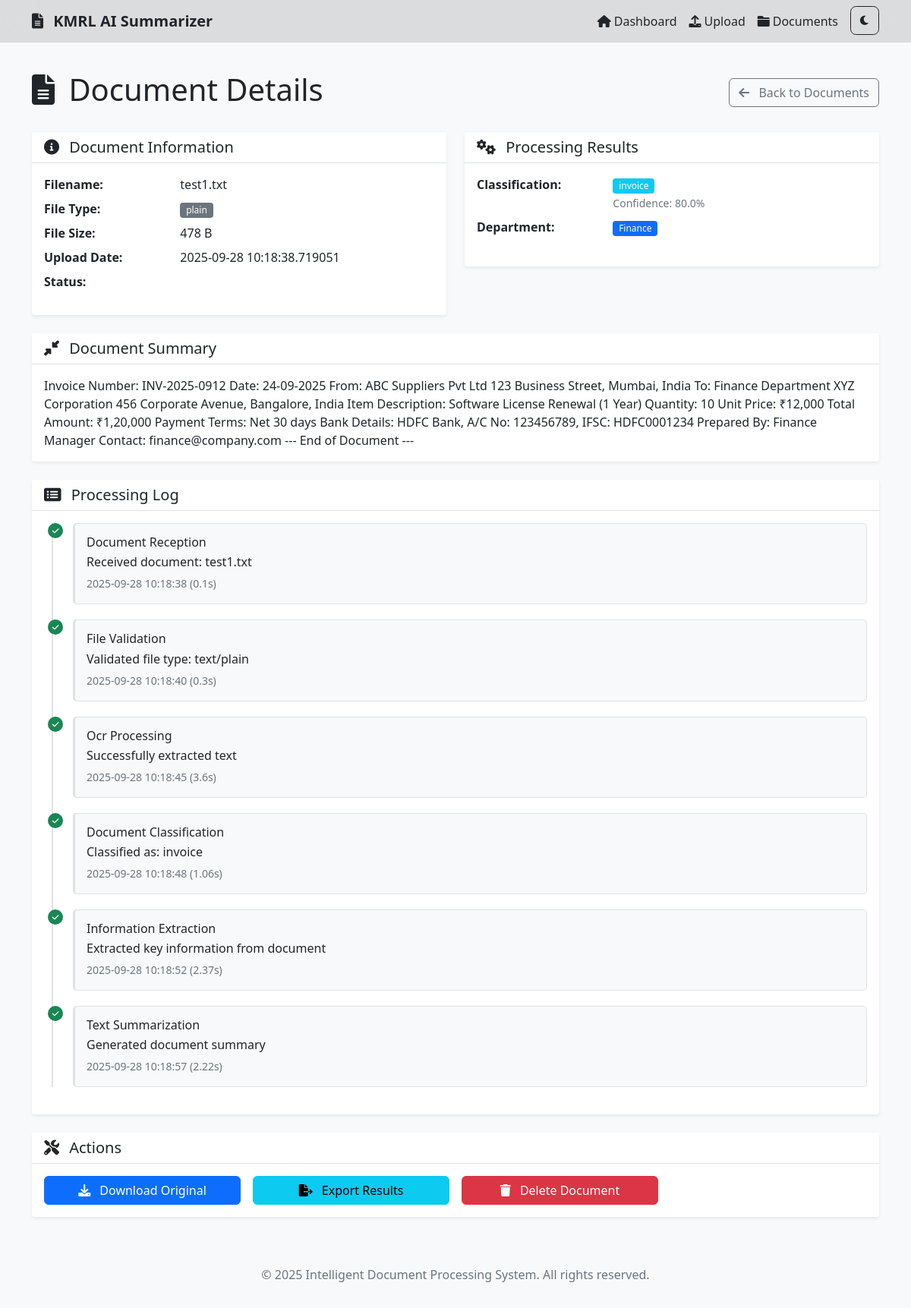
The app's page /document/1 with its own data.
### app.py (models this page shows, shortened)
class Document(db.Model):
    id = db.Column(db.Integer, primary_key=True)
    filename = db.Column(db.String(255), nullable=False)
    original_filename = db.Column(db.String(255), nullable=False)
    file_type = db.Column(db.String(50))
    file_size = db.Column(db.Integer)
    upload_date = db.Column(db.DateTime, default=datetime.utcnow)
    status = db.Column(db.String(50), default='uploaded')
    extracted_text = db.Column(db.Text)
    summary = db.Column(db.Text)
    document_type = db.Column(db.String(100))
    confidence_score = db.Column(db.Float)
    department = db.Column(db.String(100))

### app.py (the view)
@app.route('/document/<int:doc_id>')
def document_detail(doc_id):
    document = Document.query.get_or_404(doc_id)
    logs = []
    if document.status in ['processed', 'complete', 'failed']:
        import random
        from datetime import timedelta
        reception_time = document.upload_date
        logs.append({
            'module': 'document reception',
            'message': f'Received document: {document.original_filename}',
            'status': 'completed',
            'timestamp': reception_time.strftime('%Y-%m-%d %H:%M:%S'),
            'processing_time': 0.1
        })
        validation_time = reception_time + timedelta(seconds=2)
        logs.append({
            'module': 'file validation',
            'message': f'Validated file type: {document.file_type}',
            'status': 'completed',
            'timestamp': validation_time.strftime('%Y-%m-%d %H:%M:%S'),
            'processing_time': 0.3
        })
        ocr_time = validation_time + timedelta(seconds=5)
        ocr_status = 'completed' if document.extracted_text else 'failed'
        ocr_message = 'Successfully extracted text' if document.extracted_text else 'Failed to extract text'
        logs.append({
            'module': 'OCR processing',
            'message': ocr_message,
            'status': ocr_status,
            'timestamp': ocr_time.strftime('%Y-%m-%d %H:%M:%S'),
            'processing_time': random.uniform(1.5, 8.0)
        })
        if ocr_status == 'completed':
            classification_time = ocr_time + timedelta(seconds=3)
            logs.append({
                'module': 'document classification',
                'message': f'Classified as: {document.document_type or "Unknown"}',
                'status': 'completed',
                'timestamp': classification_time.strftime('%Y-%m-%d %H:%M:%S'),
                'processing_time': random.uniform(0.8, 2.5)
            })
            extraction_time = classification_time + timedelta(seconds=4)
            logs.append({
                'module': 'information extraction',
                'message': 'Extracted key information from document',
                'status': 'completed',
                'timestamp': extraction_time.strftime('%Y-%m-%d %H:%M:%S'),
                'processing_time': random.uniform(1.2, 3.0)
            })
            if document.summary:
                summary_time = extraction_time + timedelta(seconds=5)
                logs.append({
                    'module': 'text summarization',
                    'message': 'Generated document summary',
                    'status': 'completed',
                    'timestamp': summary_time.strftime('%Y-%m-%d %H:%M:%S'),
                    'processing_time': random.uniform(2.0, 5.0)
                })
    return render_template('document_detail.html', document=document, logs=logs)

### frontend/templates/document_detail.html (shortened to what this page needs)
{% extends "base.html" %}
{% block content %}
<div class="row">
    <div class="col-12">
        <div class="d-flex justify-content-between align-items-center mb-4">
            <h1>
                <i class="fas fa-file-alt me-2"></i>
                Document Details
            </h1>
            <div>
                <a href="{{ url_for('documents') }}" class="btn btn-outline-secondary">
                    <i class="fas fa-arrow-left me-2"></i>
                    Back to Documents
                </a>
            </div>
        </div>
    </div>
</div>
<div class="row">
    <div class="col-md-6">
        <div class="card">
            <div class="card-header">
                <h5 class="mb-0">
                    <i class="fas fa-info-circle me-2"></i>
                    Document Information
                </h5>
            </div>
            <div class="card-body">
                <dl class="row">
                    <dt class="col-sm-4">Filename:</dt>
                    <dd class="col-sm-8">{{ document.original_filename }}</dd>
                    <dt class="col-sm-4">File Type:</dt>
                    <dd class="col-sm-8">
                        <span class="badge bg-secondary">
                            {{ document.file_type.split('/')[-1] if document.file_type else 'unknown' }}
                        </span>
                    </dd>
                    <dt class="col-sm-4">File Size:</dt>
                    <dd class="col-sm-8">
                        {% if document.file_size %}
                            {% if document.file_size < 1024 %}
                                {{ document.file_size }} B
                            {% elif document.file_size < 1048576 %}
                                {{ "%.1f"|format(document.file_size/1024) }} KB
                            {% elif document.file_size < 1073741824 %}
                                {{ "%.1f"|format(document.file_size/1048576) }} MB
                            {% else %}
                                {{ "%.1f"|format(document.file_size/1073741824) }} GB
                            {% endif %}
                        {% else %}
                            Unknown
                        {% endif %}
                    </dd>
                    <dt class="col-sm-4">Upload Date:</dt>
                    <dd class="col-sm-8">
                        {% if document.upload_date %}
                            {{ document.upload_date }}
                        {% else %}
                            N/A
                        {% endif %}
                    </dd>
                    <dt class="col-sm-4">Status:</dt>
                    <dd class="col-sm-8">
                    </dd>
                </dl>
            </div>
        </div>
    </div>
    <div class="col-md-6">
        <div class="card">
            <div class="card-header">
                <h5 class="mb-0">
                    <i class="fas fa-cogs me-2"></i>
                    Processing Results
                </h5>
            </div>
            <div class="card-body">
                <dl class="row">
                    <dt class="col-sm-4">Classification:</dt>
                    <dd class="col-sm-8">
                        {% if document.document_type %}
                            <span class="badge bg-info">{{ document.document_type }}</span>
                            {% if document.confidence_score %}
                                <br><small class="text-muted">
                                    Confidence: {{ (document.confidence_score * 100)|round(1) }}%
                                </small>
                            {% endif %}
                        {% else %}
                            <span class="text-muted">Not classified</span>
                        {% endif %}
                    </dd>
                    <dt class="col-sm-4">Department:</dt>
                    <dd class="col-sm-8">
                        {% if document.department %}
                            <span class="badge bg-primary">{{ document.department }}</span>
                        {% else %}
                            <span class="text-muted">Not routed</span>
                        {% endif %}
                    </dd>
                </dl>
            </div>
        </div>
    </div>
</div>
{% if document.summary %}
<div class="row mt-4">
    <div class="col-12">
        <div class="card">
            <div class="card-header">
                <h5 class="mb-0">
                    <i class="fas fa-compress-alt me-2"></i>
                    Document Summary
                </h5>
            </div>
            <div class="card-body">
                <p class="card-text">{{ document.summary }}</p>
            </div>
        </div>
    </div>
</div>
{% endif %}
<div class="row mt-4">
    <div class="col-12">
        <div class="card">
            <div class="card-header">
                <h5 class="mb-0">
                    <i class="fas fa-list-alt me-2"></i>
                    Processing Log
                </h5>
            </div>
            <div class="card-body">
                {% if logs %}
                    <div class="timeline">
                        {% for log in logs %}
                            <div class="timeline-item">
                                <div class="timeline-marker
                                    {% if log.status == 'completed' %}bg-success
                                    {% elif log.status == 'failed' %}bg-danger
                                    {% elif log.status == 'started' %}bg-primary
                                    {% else %}bg-warning{% endif %}">
                                    {% if log.status == 'completed' %}
                                        <i class="fas fa-check"></i>
                                    {% elif log.status == 'failed' %}
                                        <i class="fas fa-times"></i>
                                    {% elif log.status == 'started' %}
                                        <i class="fas fa-play"></i>
                                    {% else %}
                                        <i class="fas fa-clock"></i>
                                    {% endif %}
                                </div>
                                <div class="timeline-content">
                                    <h6 class="mb-1">{{ log.module|title }}</h6>
                                    <p class="mb-1">{{ log.message }}</p>
                                    <small class="text-muted">
                                        {% if log.timestamp %}
                                            {{ log.timestamp }}
                                        {% endif %}
                                        {% if log.processing_time %}
                                            ({{ log.processing_time|round(2) }}s)
                                        {% endif %}
                                    </small>
                                </div>
                            </div>
                        {% endfor %}
                    </div>
                {% else %}
                    <div class="text-center text-muted py-3">
                        <i class="fas fa-clipboard-list fa-2x mb-2"></i>
                        <p>No processing logs available</p>
                    </div>
                {% endif %}
            </div>
        </div>
    </div>
</div>
<div class="row mt-4">
    <div class="col-12">
        <div class="card">
            <div class="card-header">
                <h5 class="mb-0">
                    <i class="fas fa-tools me-2"></i>
                    Actions
                </h5>
            </div>
            <div class="card-body">
                <div class="row g-3">
                    <div class="col-md-3">
                        <button class="btn btn-primary w-100" onclick="downloadDocument()">
                            <i class="fas fa-download me-2"></i>
                            Download Original
                        </button>
                    </div>
                    <div class="col-md-3">
                        <button class="btn btn-info w-100" onclick="exportResults()">
                            <i class="fas fa-file-export me-2"></i>
                            Export Results
                        </button>
                    </div>
                    <div class="col-md-3">
                        <button class="btn btn-danger w-100" onclick="deleteDocument()">
                            <i class="fas fa-trash me-2"></i>
                            Delete Document
                        </button>
                    </div>
                </div>
            </div>
        </div>
    </div>
</div>
{% endblock %}

### frontend/static/css/style.css (style rules this page uses)
:root { --primary-color: #0d6efd; --secondary-color: #6c757d; --success-color: #198754; --warning-color: #ffc107; --danger-color: #dc3545; --info-color: #0dcaf0; --light-color: #f8f9fa; --dark-color: #000000; --bg-color: #f8f9fa; --text-color: #212529; --card-bg-color: #ffffff; --border-color: #dee2e6; --nav-bg-color: #0000001d; --nav-text-color: #212529; --footer-bg-color: #f8f9fa; --footer-text-color: #6c757d; }
body { font-family: "Segoe UI", Tahoma, Geneva, Verdana, sans-serif; background-color: var(--bg-color); color: var(--text-color); transition: background-color 0.3s ease, color 0.3s ease; padding-top: 70px; }
.card { border: none; box-shadow: 0 0.125rem 0.25rem rgba(0, 0, 0, 0.075); transition: box-shadow 0.15s ease-in-out, background-color 0.3s ease; background-color: var(--card-bg-color); color: var(--text-color); }
.card-header { background-color: var(--card-bg-color); border-bottom: 1px solid var(--border-color); font-weight: 600; }
.badge { font-size: 0.75em; font-weight: 500; }
.btn { font-weight: 500; border-radius: 0.375rem; transition: all 0.15s ease-in-out; }
.timeline { position: relative; padding-left: 2rem; }
.timeline::before { content: ""; position: absolute; left: 0.625rem; top: 0; bottom: 0; width: 2px; background: #dee2e6; }
.timeline-item { position: relative; margin-bottom: 1.5rem; }
.timeline-marker { position: absolute; left: -1.75rem; width: 1.5rem; height: 1.5rem; border-radius: 50%; display: flex; align-items: center; justify-content: center; color: white; font-size: 0.75rem; z-index: 1; }
.timeline-content { background: #fff; padding: 1rem; border-radius: 0.5rem; border: 1px solid #dee2e6; margin-left: 0.5rem; }

### frontend/static/css/dark-mode.css (style rules this page uses)
:root { transition: all 0s; }
body.theme-initialized { transition: background-color 0.3s ease, color 0.3s ease; }

### frontend/static/css/page-transitions.css (style rules this page uses)
a { transition: color 0.2s ease; }
html { transition: background-color 0.5s ease; }
.card { transition: transform 0.2s ease, box-shadow 0.2s ease, background-color 0.3s ease !important; }

### frontend/templates/document_detail.html (style rules this page uses)
.timeline { position: relative; padding-left: 30px; }
.timeline::before { content: ''; position: absolute; left: 10px; top: 0; bottom: 0; width: 2px; background: #dee2e6; }
.timeline-item { position: relative; margin-bottom: 20px; }
.timeline-marker { position: absolute; left: -25px; width: 20px; height: 20px; border-radius: 50%; display: flex; align-items: center; justify-content: center; color: white; font-size: 10px; }
.timeline-content { background: #f8f9fa; padding: 15px; border-radius: 5px; border-left: 3px solid #dee2e6; }

### records on screen
Document: original_filename "test1.txt", file_type "plain", file_size "478", upload_date "2025-09-28 10:18:38.719051", document_type "invoice", (document.confidence_score*100)|round(1) "80.0", department "Finance", summary "Invoice Number: INV-2025-0912 Date: 24-09-2025 From: ABC Suppliers Pvt Ltd 123 Business Street, Mumbai, India To: Finance Department XYZ Corporation 456 Corporate Avenue, Bangalore, India Item Description: Software License Renewal (1 Year) Quantity: 10 Unit Price: ₹12,000 Total Amount: ₹1,20,000 Payment Terms: Net 30 days Bank Details: HDFC Bank, A/C No: 123456789, IFSC: HDFC0001234 Prepared By: Finance Manager Contact: finance@company.com --- End of Document ---"

### other values on screen
{{ log.module|title }} "Document Reception" "File Validation" "Ocr Processing" "Document Classification" "Information Extraction" "Text Summarization"
{{ log.message }} "Received document: test1.txt" "Validated file type: text/plain" "Successfully extracted text" "Classified as: invoice" "Extracted key information from document" "Generated document summary"
{{ log.timestamp }} "2025-09-28 10:18:38" "2025-09-28 10:18:40" "2025-09-28 10:18:45" "2025-09-28 10:18:48" "2025-09-28 10:18:52" "2025-09-28 10:18:57"
{{ log.processing_time|round(2) }} "0.1" "0.3" "3.6" "1.06" "2.37" "2.22"
